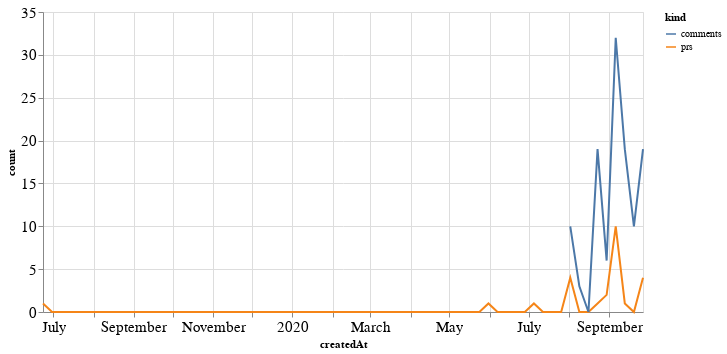

Notebook source saved alongside this figure:
### Code cell
alt.Chart(total_time, width=600).mark_line().encode(
    x='createdAt',
    y='count',
    color='kind'
)

### Figure 1 — Vega-Lite specification as saved in the notebook (floating-point values rounded to 4 significant figures; data arrays with more than 128 entries replaced by an {"elided": "..."} marker saying what was removed)
{"config": {"axisLeft": {"labelFontSize": 15}, "axisBottom": {"labelFontSize": 15}}, "data": {"name": "data-691c825e87d97cf8d4be00096c062451"}, "mark": "line", "encoding": {"color": {"type": "nominal", "field": "kind"}, "x": {"type": "temporal", "field": "createdAt"}, "y": {"type": "quantitative", "field": "count"}}, "width": 600, "$schema": "https://vega.github.io/schema/vega-lite/v4.8.1.json", "datasets": {"data-691c825e87d97cf8d4be00096c062451": {"elided": "134 records"}}}
